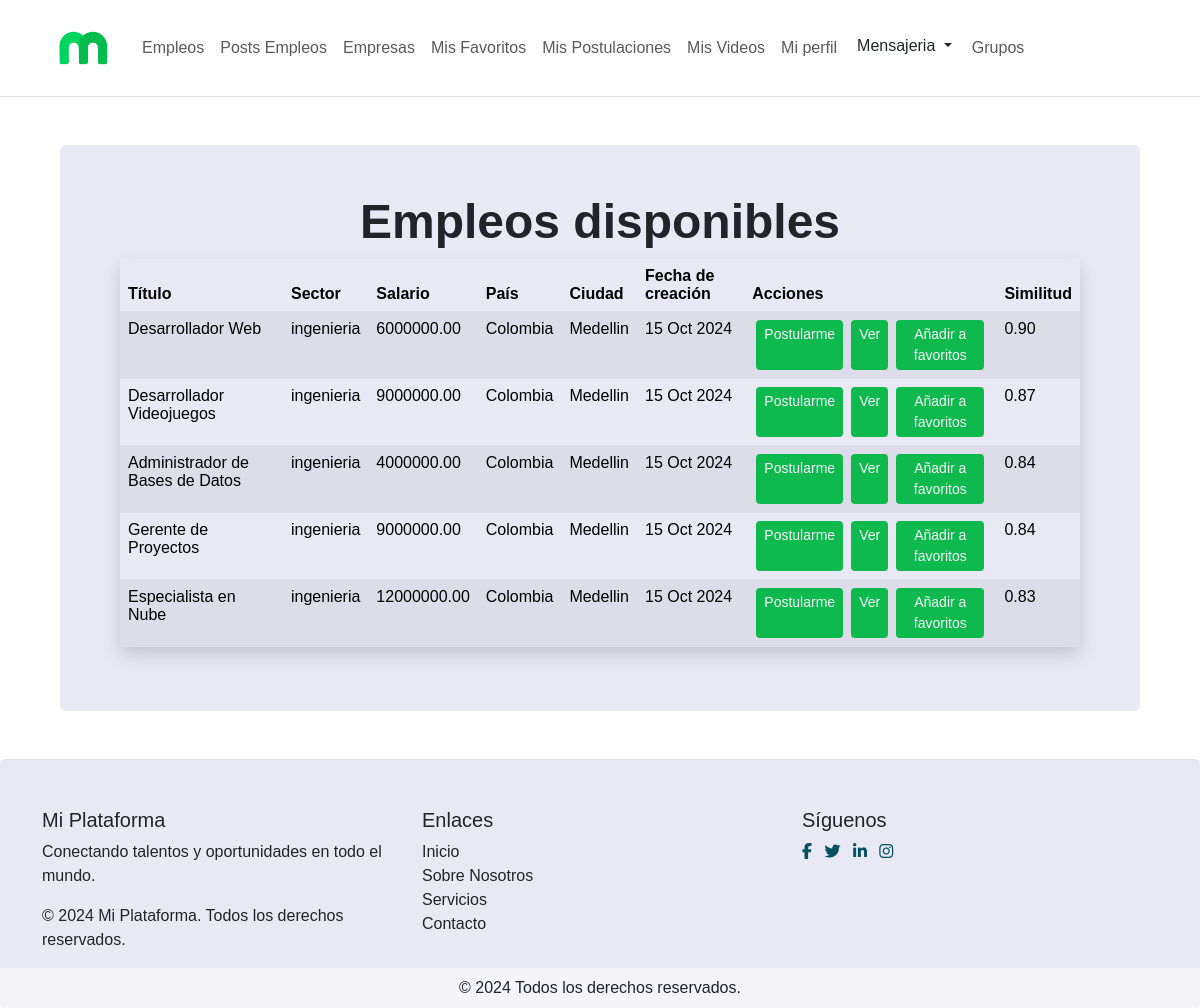
The app's page /empleos_aspirante/ (signed in) with its own data.
### empleos_reclutador/models.py (models this page shows, shortened)
class Empleo(models.Model):
    reclutador = models.ForeignKey(Reclutador_empresa, on_delete=models.CASCADE)
    titulo = models.CharField(max_length=255)
    sector_laboral = models.CharField(max_length=50, choices=SectoresLaborales.choices)
    salario = MoneyField(
        max_digits=14,
        decimal_places=2,
        default_currency='COP',  # Moneda predeterminada para Colombia
        currency_choices=[
            ('COP', 'Peso colombiano (COP)'),  # Empleos locales
            ('USD', 'Dólar estadounidense (USD)'),  # Empleos virtuales (EE.UU.)
            ('EUR', 'Euro (EUR)'),  # Empleos virtuales (Europa)
            ('GBP', 'Libra esterlina (GBP)'),  # Empleos virtuales (Reino Unido)
            ('CAD', 'Dólar canadiense (CAD)'),  # Empleos virtuales (Canadá)
            ('AUD', 'Dólar australiano (AUD)'),  # Empleos virtuales (Australia)
            ('BTC', 'Bitcoin (BTC)'),  # Criptomonedas
            ('ETH', 'Ethereum (ETH)'),  # Criptomonedas
        ],
    )
    pais = models.CharField(max_length=50, choices=Paises.choices)
    ciudad = models.CharField(max_length=100)
    fecha_creacion = models.DateTimeField(default=timezone.now)  # Campo de fecha y hora
    descripcion = models.TextField()
    habilidades = models.TextField()
    experiencia = models.TextField()
    nivel_estudios = models.TextField()
    MODALIDAD_TRABAJO = [('virtual', 'virtual'), ('presencial', 'presencial'), ('mixto', 'mixto')]
    modalidad_trabajo = models.CharField(max_length=50, choices=MODALIDAD_TRABAJO)
    palabras_clave = models.TextField()
    CONTRATO_CHOICES = [
        ('termino_fijo', 'Contrato a Término Fijo'),
        ('termino_indefinido', 'Contrato a Término Indefinido'),
        ('aprendizaje', 'Contrato de Aprendizaje'),
        ('obra_labor', 'Contrato por Obra o Labor'),
        ('tiempo_parcial', 'Contrato a Tiempo Parcial'),
        ('teletrabajo', 'Contrato de Teletrabajo'),
        ('temporada', 'Contrato de Temporada'),
        ('servicios', 'Contrato de Servicios'),
    ]
    tipo_contrato = models.CharField(
        max_length=30,
        choices=CONTRATO_CHOICES,
        default='termino_fijo'  # Puedes cambiar el valor por defecto
    )
    competencias_tecnicas = models.TextField()
    habilidades_blandas = models.TextField(blank=True, null=True)
    video_presentacion = models.FileField(upload_to='videos_presentacion_empleo/')
    embeddings = models.TextField(blank=True, null=True)  # Para almacenar embeddings en formato JSON

### buscador_aspirante/views.py (the view)
# urls.py: path('empleos_aspirante/', views.empleos_aspirante, name='empleos_aspirante'),
def empleos_aspirante(request, empresa_id=None):
    aspirante = Aspirante.objects.get(usuario=request.user)
    embedding_aspirante = np.array(json.loads(aspirante.embeddings)).flatten()
    if empresa_id:
        empleos = Empleo.objects.filter(reclutador=empresa_id)
        resultados = []
        for empleo in empleos:
            embedding_empleo = np.array(json.loads(empleo.embeddings)).flatten()
            similitud = calcular_similitud(embedding_aspirante, embedding_empleo)
            resultados.append((empleo, similitud))
        resultados.sort(key=lambda x: x[1], reverse=True)
    else:
        empleos = Empleo.objects.all()
        resultados = []
        for empleo in empleos:
            embedding_empleo = np.array(json.loads(empleo.embeddings)).flatten()
            similitud = calcular_similitud(embedding_aspirante, embedding_empleo)
            resultados.append((empleo, similitud))
        resultados.sort(key=lambda x: x[1], reverse=True)
    return render(request, 'empleos_aspirante.html', {
        'resultados': resultados,
    })

### buscador_aspirante/views.py (called while the page is built)
def calcular_similitud(embedding_aspirante, embedding_empleo):
    dot_product = np.dot(embedding_aspirante, embedding_empleo)
    norm_aspirante = np.linalg.norm(embedding_aspirante)
    norm_empleo = np.linalg.norm(embedding_empleo)
    return dot_product / (norm_aspirante * norm_empleo)

### buscador_aspirante/templates/empleos_aspirante.html (shortened to what this page needs)
{% extends 'base_aspirante.html' %}
{% block content %}
<div class="container-fluid">
    <div class="row m-5">
        <div class="container-md rounded " style="background-color: #e9e9f6;">
            {% if resultados %}
            <div class="row m-5">
                <h1 class="titulo_magneto_2">Empleos disponibles</h1>
                <table class="table table-striped table-hover shadow">
                    <thead>
                        <tr>
                            <th>Título</th>
                            <th>Sector</th>
                            <th>Salario</th>
                            <th>País</th>
                            <th>Ciudad</th>
                            <th>Fecha de creación</th>
                            <th>Acciones</th>
                            <th>Similitud</th>
                        </tr>
                    </thead>
                    <tbody>
                        {% for empleo, similitud in resultados %}
                            <tr>
                                <td>{{ empleo.titulo }}</td>
                                <td>{{ empleo.sector_laboral }}</td>
                                <td>{{ empleo.salario }}</td>
                                <td>{{ empleo.pais }}</td>
                                <td>{{ empleo.ciudad }}</td>
                                <td>{{ empleo.fecha_creacion|date:"d M Y" }}</td>
                                <td class="d-flex align-content-center justify-content-start">
                                    <a href="{% url 'postularme_empleo' empleo.id %}" class="btn btn-outline-light btn-sm fondo_verde border-0 mx-1">Postularme</a>
                                    <a href="{% url 'detalle_empleo_aspirante' empleo.id %}" class="btn btn-outline-light btn-sm fondo_verde border-0 mx-1">Ver</a>
                                    <a href="{% url 'anadir_favoritos' empleo.id %}" class="btn btn-outline-light btn-sm  fondo_verde border-0 mx-1">Añadir a favoritos</a>
                                </td>
                                <td>{{ similitud|floatformat:2 }}</td>
                            </tr>
                        {% endfor %}
                    </tbody>
                </table>
            {% else %}
                <p>No hay empleos disponibles.</p>
            {% endif %}
            </div>
        </div>
    </div>
</div>
{% endblock %}

### redSocialMagneto/static/styles/global.css (style rules this page uses)
body { background-color: white; }
.fondo_verde { background-color: #0EBA4E; }
a { text-decoration: none; }
.titulo_magneto_2 { font-size: 3rem; font-family: 'Minimo', sans-serif !important; font-weight: bold; }
* { box-sizing: border-box; margin: 0; padding: 0; font-family: Arial, Helvetica, sans-serif; }
th, td { background-color: transparent !important; }

### records on screen
Empleo: titulo "Desarrollador Web", sector_laboral "ingenieria", salario "6000000.00", pais "Colombia", ciudad "Medellin", fecha_creacion "15 Oct 2024", similitud "0.90"
Empleo: titulo "Desarrollador Videojuegos", sector_laboral "ingenieria", salario "9000000.00", pais "Colombia", ciudad "Medellin", fecha_creacion "15 Oct 2024", similitud "0.87"
Empleo: titulo "Administrador de Bases de Datos", sector_laboral "ingenieria", salario "4000000.00", pais "Colombia", ciudad "Medellin", fecha_creacion "15 Oct 2024", similitud "0.84"
Empleo: titulo "Gerente de Proyectos", sector_laboral "ingenieria", salario "9000000.00", pais "Colombia", ciudad "Medellin", fecha_creacion "15 Oct 2024", similitud "0.84"
Empleo: titulo "Especialista en Nube", sector_laboral "ingenieria", salario "12000000.00", pais "Colombia", ciudad "Medellin", fecha_creacion "15 Oct 2024", similitud "0.83"
